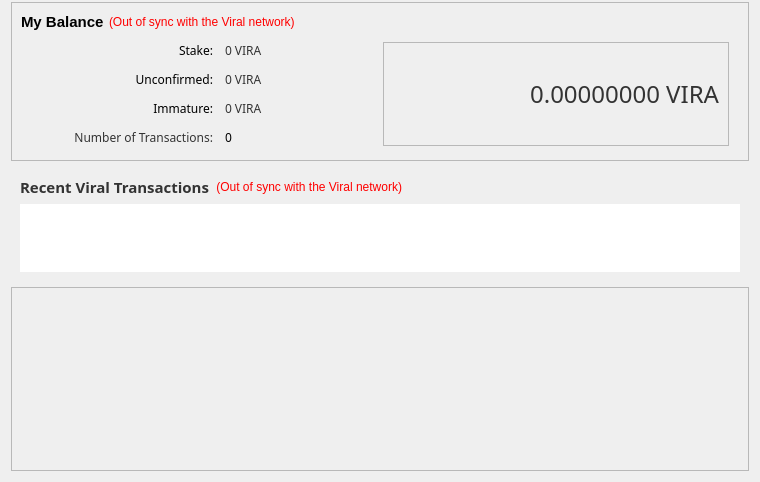
<?xml version="1.0" encoding="UTF-8"?>
<ui version="4.0">
 <class>OverviewPage</class>
 <widget class="QWidget" name="OverviewPage">
  <property name="geometry">
   <rect>
    <x>0</x>
    <y>0</y>
    <width>760</width>
    <height>397</height>
   </rect>
  </property>
  <property name="windowTitle">
   <string>Form</string>
  </property>
  <layout class="QVBoxLayout" name="verticalLayout_5" stretch="0,1,0">
   <property name="topMargin">
    <number>2</number>
   </property>
   <item>
    <widget class="QFrame" name="frameTop">
     <property name="frameShape">
      <enum>QFrame::StyledPanel</enum>
     </property>
     <property name="frameShadow">
      <enum>QFrame::Raised</enum>
     </property>
     <layout class="QVBoxLayout" name="verticalLayout_4">
      <property name="spacing">
       <number>5</number>
      </property>
      <item>
       <layout class="QHBoxLayout" name="horizontalLayout_4">
        <item>
         <widget class="QLabel" name="label_5">
          <property name="font">
           <font>
            <pointsize>11</pointsize>
            <weight>75</weight>
            <bold>true</bold>
           </font>
          </property>
          <property name="text">
           <string>My Balance</string>
          </property>
         </widget>
        </item>
        <item>
         <widget class="QLabel" name="labelWalletStatus">
          <property name="toolTip">
           <string>The displayed information may be out of date. Your wallet automatically synchronizes with the Viral network after a connection is established, but this process has not completed yet.</string>
          </property>
          <property name="styleSheet">
           <string notr="true">QLabel { color: red; }</string>
          </property>
          <property name="text">
           <string notr="true">(Out of sync with the Viral network)</string>
          </property>
          <property name="alignment">
           <set>Qt::AlignLeading|Qt::AlignLeft|Qt::AlignVCenter</set>
          </property>
         </widget>
        </item>
        <item>
         <spacer name="horizontalSpacer_2">
          <property name="orientation">
           <enum>Qt::Horizontal</enum>
          </property>
          <property name="sizeHint" stdset="0">
           <size>
            <width>40</width>
            <height>20</height>
           </size>
          </property>
         </spacer>
        </item>
       </layout>
      </item>
      <item>
       <layout class="QHBoxLayout" name="horizontalLayout">
        <property name="leftMargin">
         <number>10</number>
        </property>
        <property name="topMargin">
         <number>5</number>
        </property>
        <property name="rightMargin">
         <number>10</number>
        </property>
        <property name="bottomMargin">
         <number>5</number>
        </property>
        <item>
         <layout class="QFormLayout" name="formLayout_2">
          <property name="fieldGrowthPolicy">
           <enum>QFormLayout::AllNonFixedFieldsGrow</enum>
          </property>
          <property name="horizontalSpacing">
           <number>12</number>
          </property>
          <property name="verticalSpacing">
           <number>12</number>
          </property>
          <item row="0" column="0">
           <widget class="QLabel" name="label_6">
            <property name="sizePolicy">
             <sizepolicy hsizetype="MinimumExpanding" vsizetype="Preferred">
              <horstretch>0</horstretch>
              <verstretch>0</verstretch>
             </sizepolicy>
            </property>
            <property name="minimumSize">
             <size>
              <width>182</width>
              <height>0</height>
             </size>
            </property>
            <property name="baseSize">
             <size>
              <width>80</width>
              <height>0</height>
             </size>
            </property>
            <property name="font">
             <font>
              <family>Sans</family>
             </font>
            </property>
            <property name="text">
             <string>Stake:</string>
            </property>
            <property name="alignment">
             <set>Qt::AlignRight|Qt::AlignTrailing|Qt::AlignVCenter</set>
            </property>
           </widget>
          </item>
          <item row="0" column="1">
           <widget class="QLabel" name="labelStake">
            <property name="font">
             <font>
              <family>Sans</family>
             </font>
            </property>
            <property name="cursor">
             <cursorShape>IBeamCursor</cursorShape>
            </property>
            <property name="toolTip">
             <string>Total of coins that was staked, and do not yet count towards the current balance</string>
            </property>
            <property name="text">
             <string notr="true">&lt;html&gt;&lt;head/&gt;&lt;body&gt;&lt;p&gt;&lt;span style=&quot; color:#333333;&quot;&gt;0 VIRA&lt;/span&gt;&lt;/p&gt;&lt;/body&gt;&lt;/html&gt;</string>
            </property>
            <property name="textInteractionFlags">
             <set>Qt::LinksAccessibleByMouse|Qt::TextSelectableByKeyboard|Qt::TextSelectableByMouse</set>
            </property>
           </widget>
          </item>
          <item row="1" column="0">
           <widget class="QLabel" name="label_3">
            <property name="sizePolicy">
             <sizepolicy hsizetype="MinimumExpanding" vsizetype="Preferred">
              <horstretch>0</horstretch>
              <verstretch>0</verstretch>
             </sizepolicy>
            </property>
            <property name="minimumSize">
             <size>
              <width>182</width>
              <height>0</height>
             </size>
            </property>
            <property name="baseSize">
             <size>
              <width>80</width>
              <height>0</height>
             </size>
            </property>
            <property name="font">
             <font>
              <family>Sans</family>
             </font>
            </property>
            <property name="text">
             <string>Unconfirmed:</string>
            </property>
            <property name="alignment">
             <set>Qt::AlignRight|Qt::AlignTrailing|Qt::AlignVCenter</set>
            </property>
           </widget>
          </item>
          <item row="1" column="1">
           <widget class="QLabel" name="labelUnconfirmed">
            <property name="font">
             <font>
              <family>Sans</family>
             </font>
            </property>
            <property name="cursor">
             <cursorShape>IBeamCursor</cursorShape>
            </property>
            <property name="toolTip">
             <string>Total of transactions that have yet to be confirmed, and do not yet count towards the current balance</string>
            </property>
            <property name="text">
             <string notr="true">&lt;html&gt;&lt;head/&gt;&lt;body&gt;&lt;p&gt;&lt;span style=&quot; color:#333333;&quot;&gt;0 VIRA&lt;/span&gt;&lt;/p&gt;&lt;/body&gt;&lt;/html&gt;</string>
            </property>
            <property name="textInteractionFlags">
             <set>Qt::LinksAccessibleByMouse|Qt::TextSelectableByKeyboard|Qt::TextSelectableByMouse</set>
            </property>
           </widget>
          </item>
          <item row="2" column="0">
           <widget class="QLabel" name="labelImmatureText">
            <property name="sizePolicy">
             <sizepolicy hsizetype="MinimumExpanding" vsizetype="Preferred">
              <horstretch>0</horstretch>
              <verstretch>0</verstretch>
             </sizepolicy>
            </property>
            <property name="minimumSize">
             <size>
              <width>182</width>
              <height>0</height>
             </size>
            </property>
            <property name="baseSize">
             <size>
              <width>80</width>
              <height>0</height>
             </size>
            </property>
            <property name="font">
             <font>
              <family>Sans</family>
             </font>
            </property>
            <property name="layoutDirection">
             <enum>Qt::RightToLeft</enum>
            </property>
            <property name="text">
             <string>Immature:</string>
            </property>
            <property name="alignment">
             <set>Qt::AlignRight|Qt::AlignTrailing|Qt::AlignVCenter</set>
            </property>
           </widget>
          </item>
          <item row="2" column="1">
           <widget class="QLabel" name="labelImmature">
            <property name="font">
             <font>
              <family>Sans</family>
             </font>
            </property>
            <property name="toolTip">
             <string>Mined balance that has not yet matured</string>
            </property>
            <property name="text">
             <string notr="true">&lt;html&gt;&lt;head/&gt;&lt;body&gt;&lt;p&gt;&lt;span style=&quot; color:#333333;&quot;&gt;0 VIRA&lt;/span&gt;&lt;/p&gt;&lt;/body&gt;&lt;/html&gt;</string>
            </property>
            <property name="textInteractionFlags">
             <set>Qt::LinksAccessibleByMouse|Qt::TextSelectableByKeyboard|Qt::TextSelectableByMouse</set>
            </property>
           </widget>
          </item>
          <item row="3" column="0">
           <widget class="QLabel" name="label_2">
            <property name="minimumSize">
             <size>
              <width>182</width>
              <height>0</height>
             </size>
            </property>
            <property name="font">
             <font>
              <family>Sans</family>
             </font>
            </property>
            <property name="text">
             <string>&lt;html&gt;&lt;head/&gt;&lt;body&gt;&lt;p&gt;&lt;span style=&quot; color:#333333;&quot;&gt;Number of Transactions:&lt;/span&gt;&lt;/p&gt;&lt;/body&gt;&lt;/html&gt;</string>
            </property>
			<property name="alignment">
             <set>Qt::AlignRight|Qt::AlignTrailing|Qt::AlignVCenter</set>
            </property>
           </widget>
          </item>
          <item row="3" column="1">
           <widget class="QLabel" name="labelNumTransactions">
            <property name="font">
             <font>
              <family>Sans</family>
             </font>
            </property>
            <property name="toolTip">
             <string>Total number of transactions in wallet</string>
            </property>
            <property name="text">
             <string notr="true">0</string>
            </property>
           </widget>
          </item>
         </layout>
        </item>
        <item>
         <widget class="QFrame" name="frame_3">
          <property name="frameShape">
           <enum>QFrame::StyledPanel</enum>
          </property>
          <property name="frameShadow">
           <enum>QFrame::Plain</enum>
          </property>
          <property name="lineWidth">
           <number>1</number>
          </property>
          <layout class="QVBoxLayout" name="verticalLayout_6">
           <item>
            <widget class="QLabel" name="labelBalance">
             <property name="sizePolicy">
              <sizepolicy hsizetype="Expanding" vsizetype="Preferred">
               <horstretch>0</horstretch>
               <verstretch>0</verstretch>
              </sizepolicy>
             </property>
             <property name="minimumSize">
              <size>
               <width>200</width>
               <height>30</height>
              </size>
             </property>
             <property name="font">
              <font>
               <family>Sans</family>
               <pointsize>18</pointsize>
               <weight>50</weight>
               <bold>false</bold>
              </font>
             </property>
             <property name="cursor">
              <cursorShape>IBeamCursor</cursorShape>
             </property>
             <property name="toolTip">
              <string>Your current balance</string>
             </property>
             <property name="text">
              <string notr="true">&lt;html&gt;&lt;head/&gt;&lt;body&gt;&lt;p&gt;&lt;span style=&quot; color:#333333;&quot;&gt;0.00000000 VIRA&lt;/span&gt;&lt;/p&gt;&lt;/body&gt;&lt;/html&gt;</string>
             </property>
             <property name="alignment">
              <set>Qt::AlignRight|Qt::AlignTrailing|Qt::AlignVCenter</set>
             </property>
             <property name="textInteractionFlags">
              <set>Qt::LinksAccessibleByMouse|Qt::TextSelectableByKeyboard|Qt::TextSelectableByMouse</set>
             </property>
            </widget>
           </item>
          </layout>
         </widget>
        </item>
       </layout>
      </item>
     </layout>
    </widget>
   </item>
   <item>
    <layout class="QVBoxLayout" name="verticalLayout_3">
     <item>
      <widget class="QFrame" name="frame_2">
       <property name="frameShape">
        <enum>QFrame::NoFrame</enum>
       </property>
       <property name="frameShadow">
        <enum>QFrame::Raised</enum>
       </property>
       <layout class="QVBoxLayout" name="verticalLayout">
        <item>
         <layout class="QHBoxLayout" name="horizontalLayout_2">
          <item>
           <widget class="QLabel" name="label_4">
            <property name="font">
             <font>
              <family>Sans</family>
              <pointsize>11</pointsize>
			  <weight>75</weight>
			  <bold>true</bold>
             </font>
            </property>
            <property name="text">
             <string>&lt;html&gt;&lt;head/&gt;&lt;body&gt;&lt;p&gt;&lt;span style=&quot; font-size:11pt; color:#333333;&quot;&gt;Recent Viral Transactions&lt;/span&gt;&lt;/p&gt;&lt;/body&gt;&lt;/html&gt;</string>
            </property>
           </widget>
          </item>
          <item>
           <widget class="QLabel" name="labelTransactionsStatus">
            <property name="toolTip">
             <string>The displayed information may be out of date. Your wallet automatically synchronizes with the Viral network after a connection is established, but this process has not completed yet.</string>
            </property>
            <property name="styleSheet">
             <string notr="true">QLabel { color: red; }</string>
            </property>
            <property name="text">
             <string notr="true">(Out of sync with the Viral network)</string>
            </property>
            <property name="alignment">
             <set>Qt::AlignRight|Qt::AlignTrailing|Qt::AlignVCenter</set>
            </property>
           </widget>
          </item>
          <item>
           <spacer name="horizontalSpacer">
            <property name="orientation">
             <enum>Qt::Horizontal</enum>
            </property>
            <property name="sizeHint" stdset="0">
             <size>
              <width>40</width>
              <height>20</height>
             </size>
            </property>
           </spacer>
          </item>
         </layout>
        </item>
        <item>
         <widget class="QListView" name="listTransactions">
          <property name="styleSheet">
           <string notr="true"/>
          </property>
          <property name="frameShape">
           <enum>QFrame::NoFrame</enum>
          </property>
          <property name="verticalScrollBarPolicy">
           <enum>Qt::ScrollBarAlwaysOff</enum>
          </property>
          <property name="horizontalScrollBarPolicy">
           <enum>Qt::ScrollBarAlwaysOff</enum>
          </property>
          <property name="selectionMode">
           <enum>QAbstractItemView::NoSelection</enum>
          </property>
         </widget>
        </item>
       </layout>
      </widget>
     </item>
     <item>
      <spacer name="verticalSpacer_2">
       <property name="orientation">
        <enum>Qt::Vertical</enum>
       </property>
       <property name="sizeHint" stdset="0">
        <size>
         <width>20</width>
         <height>40</height>
        </size>
       </property>
      </spacer>
     </item>
    </layout>
   </item>

   <item>
        <widget class="QFrame" name="diffplotframe">
         <property name="frameShape">
          <enum>QFrame::StyledPanel</enum>
         </property>
         <property name="frameShadow">
          <enum>QFrame::Raised</enum>
         </property>
         <layout class="QVBoxLayout" name="verticalLayout_3_1">
          <property name="leftMargin">
           <number>1</number>
          </property>
          <property name="topMargin">
           <number>1</number>
          </property>
          <property name="rightMargin">
           <number>1</number>
          </property>
          <property name="bottomMargin">
           <number>1</number>
          </property>
          <item>
           <layout class="QHBoxLayout" name="horizontalLayout_3">
            <item>
             <widget class="QCustomPlot" name="diffplot" native="true">
              
			  <property name="sizePolicy">
             <sizepolicy hsizetype="MinimumExpanding" vsizetype="Preferred">
              <horstretch>0</horstretch>
              <verstretch>0</verstretch>
             </sizepolicy>
            </property>
			  
			  <property name="minimumSize">
               <size>
                <width>0</width>
                <height>180</height>
               </size>
              </property>
             </widget>
            </item>
           </layout>
          </item>
         </layout>
        </widget>
       </item>
	   
  <!-- <item>
    <widget class="QFrame" name="frame_3_2">
     <property name="lineWidth">
      <number>0</number>
     </property>
     <layout class="QVBoxLayout" name="verticalLayout_3_2">
      <item>
       <widget class="QProgressBar" name="strengthBar">
        <property name="font">
         <font>
          <weight>75</weight>
          <bold>true</bold>
         </font>
        </property>
        <property name="toolTip">
         <string>This is your own estimated network weight. </string>
        </property>
        <property name="statusTip">
         <string/>
        </property>
        <property name="styleSheet">
         <string notr="true">
QProgressBar {
     border: 3px solid #111111;
     border-radius: 7px;
  	background-color: #272727;
	text-align: center;
	color: #ffffff;
	height: 15px;
 }

 QProgressBar::chunk {
	background: rgb(204,70,62);
     width: 5px;
 }</string>
        </property>
        <property name="value">
         <number>0</number>
        </property>
        <property name="invertedAppearance">
         <bool>false</bool>
        </property>
        <property name="format">
         <string>Loading...</string>
        </property>
       </widget>
      </item>
     </layout>
    </widget>
   </item>	   -->
	   
  </layout>
 </widget>
 
 <customwidgets>
  <customwidget>
   <class>QCustomPlot</class>
   <extends>QWidget</extends>
   <header>qt/qcustomplot.h</header>
   <container>1</container>
  </customwidget>
 </customwidgets>
 
 <resources/>
 <connections/>
</ui>
